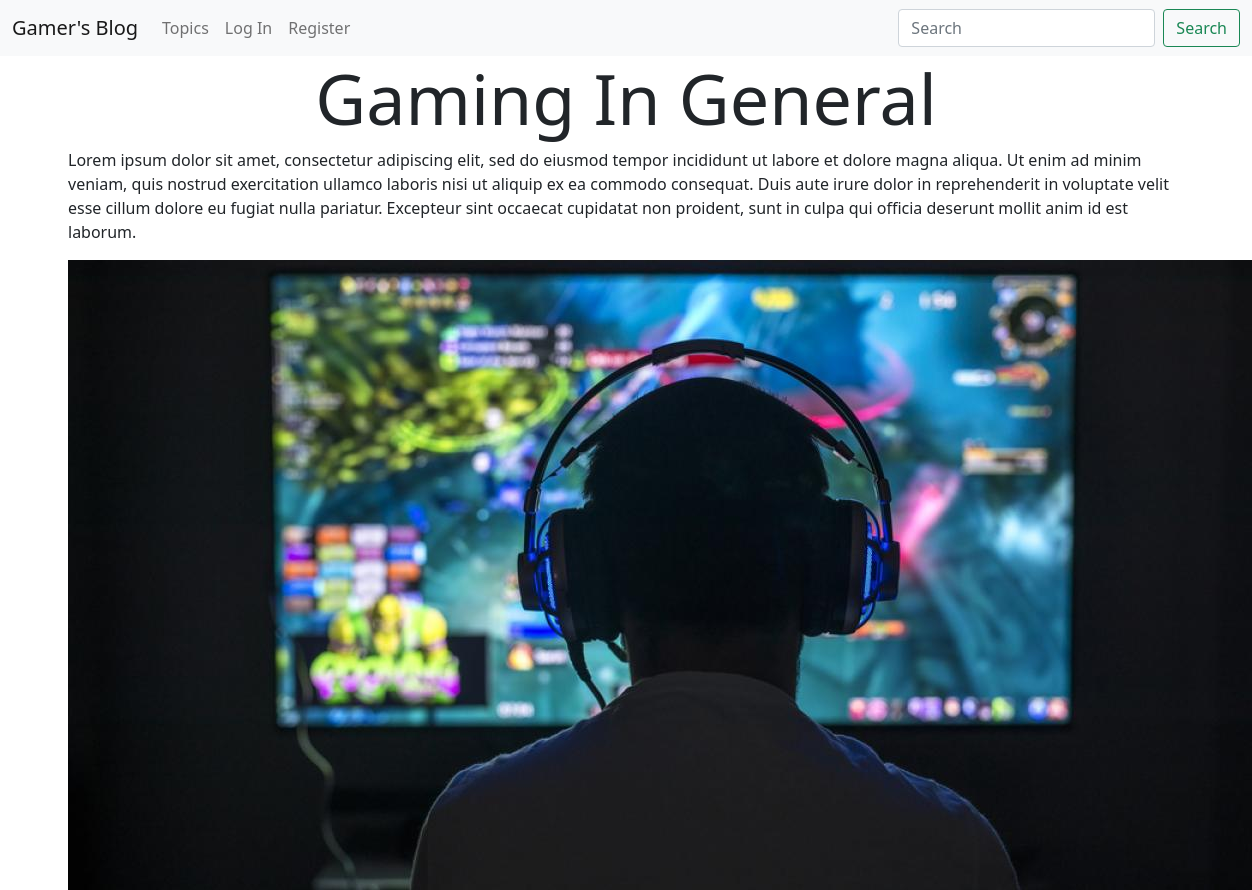
/blogapp/topics/1/, run on the app's committed database.
### blogapp/models.py (models this page shows, shortened)
class Topic(models.Model):
    author = models.ForeignKey(Author, on_delete=models.CASCADE)
    topic_title = models.CharField(max_length=200)
    topic_description = models.CharField(max_length=300, default='No description')
    topic_text = models.TextField()
    pub_date = models.DateTimeField()
    topic_img = models.ImageField(upload_to='blogapp/blogimages', blank=True)

### blogapp/views.py (the view)
# urls.py: path('topics/<int:topic_id>/', views.topic, name='topic'),
def topic(request, topic_id):
    topic = Topic.objects.get(pk=topic_id)
    return render(request, 'blogapp/topic.html', {'topic':topic})

### templates/blogapp/topic.html
{% extends 'base.html' %}
  {% block body_block %}
    <div class="container">
      <h1>{{ topic.topic_title }}</h1>
      <p>{{ topic.topic_text }}</p>
      <img src="{{ topic.topic_img.url }}" alt="">
    </div>
  {% endblock %}

### static/blogapp/base.css (style rules this page uses)
h1 { text-align: center; font-size: 70px; }

### data on the page
Topic: topic_title "Gaming In General", topic_text "Lorem ipsum dolor sit amet, consectetur adipiscing elit, sed do eiusmod tempor incididunt ut labore et dolore magna aliqua. Ut enim ad minim veniam, quis nostrud exercitation ullamco laboris nisi ut aliquip ex ea commodo consequat. Duis aute irure dolor in reprehenderit in voluptate velit esse cillum dolore eu fugiat nulla pariatur. Excepteur sint occaecat cupidatat non proident, sunt in culpa qui officia deserunt mollit anim id est laborum.", topic_img (picture)
